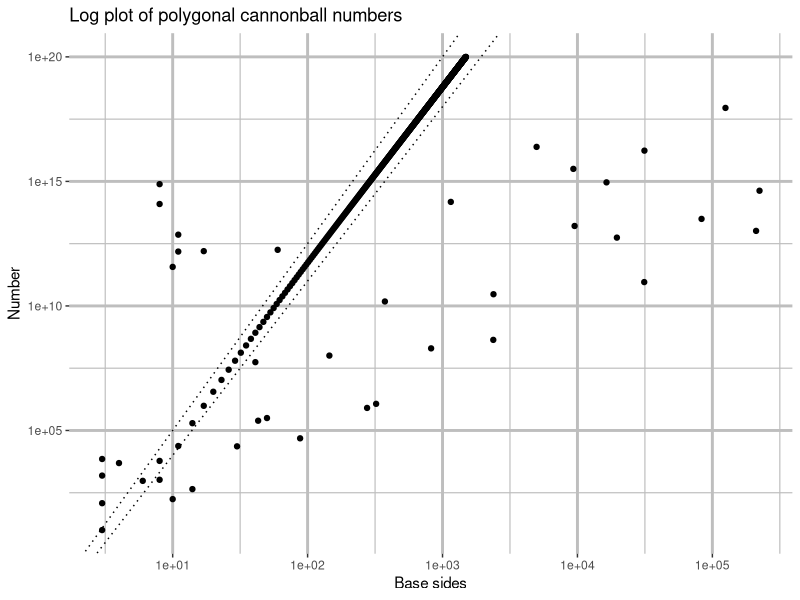
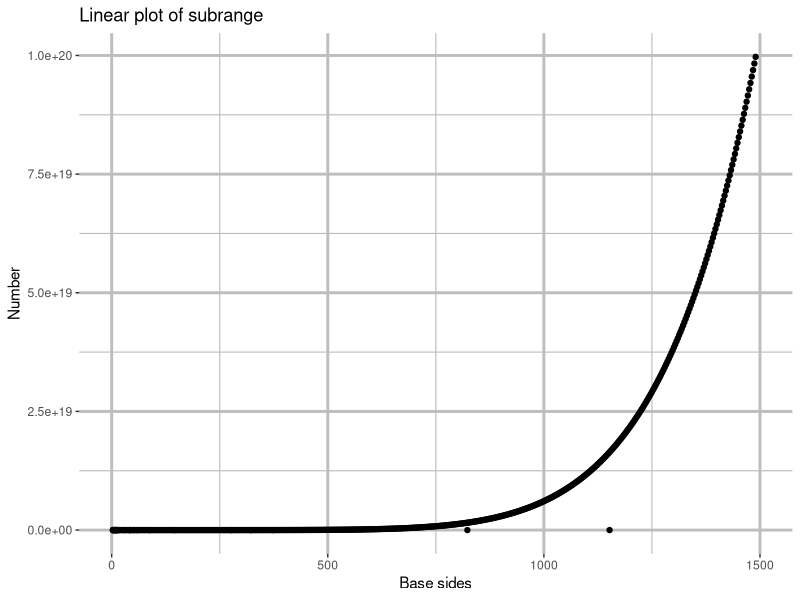
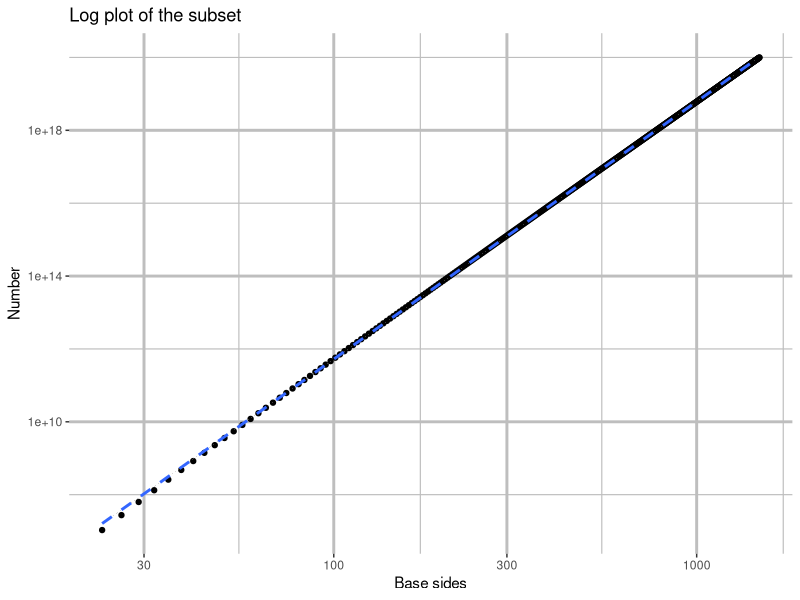

Recreate these plots in R, in order.
library(ggplot2)

soln_df <- read.table("solutions.tsv")
colnames(soln_df) <- c("s", "C", "n_P", "n_C")

trend_df <- subset(soln_df, log10(C) > -3 + 7 * log10(s) &
                            log10(C) < -2.5 + 7.5 * log10(s) &
                            s > 20)

model <- lm(log(C) ~ log(s), data=trend_df)
intercept <- coef(summary(model))["(Intercept)", "Estimate"]
grad <- coef(summary(model))["log(s)", "Estimate"]
print(paste("C =", exp(intercept), "* s ^ ", grad))

ggplot(soln_df, aes(s, C)) +
    geom_point() +
    ggtitle("Log plot of polygonal cannonball numbers") +
    labs(x="Base sides", y="Number") +
    theme(panel.grid.minor = element_line(colour="gray", size=0.4),
          panel.grid.major = element_line(colour="gray", size=1),
          panel.background = element_blank()) +
    scale_x_log10() +
    scale_y_log10() +
    geom_abline(intercept = -3, slope = 7, linetype="dotted") +
    geom_abline(intercept = -2.5, slope = 7.5, linetype="dotted")

ggplot(soln_df, aes(s, C)) +
    geom_point() +
    ggtitle("Linear plot of subrange") +
    labs(x="Base sides", y="Number") +
    theme(panel.grid.minor = element_line(colour="gray", size=0.4),
          panel.grid.major = element_line(colour="gray", size=1),
          panel.background = element_blank()) +
    xlim(0, 1500)

ggplot(trend_df, aes(s, C)) +
    geom_point() +
    ggtitle("Log plot of the subset") +
    labs(x="Base sides", y="Number") +
    theme(panel.grid.minor = element_line(colour="gray", size=0.4),
          panel.grid.major = element_line(colour="gray", size=1),
          panel.background = element_blank()) +
    scale_x_log10() +
    scale_y_log10() +
    geom_smooth(method = "lm", linetype="dashed")
